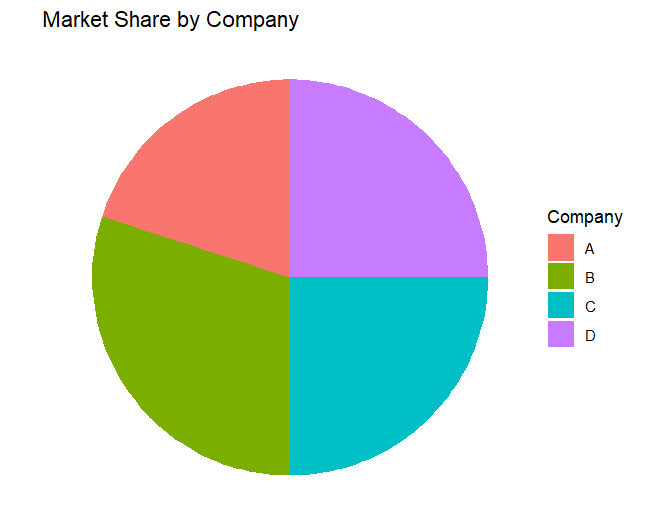

The R source for this figure:
market <- data.frame(
  Company=c("A","B","C","D"),
  MarketShare=c(20,30,25,25)
)

ggplot(market,aes(x="",y=MarketShare,fill=Company))+
  geom_bar(stat="identity",width=1)+
  coord_polar("y")+
  labs(title="Market Share by Company",
       x=NULL,
       y=NULL)+
  theme_void()+
  theme(legend.position = "right")
